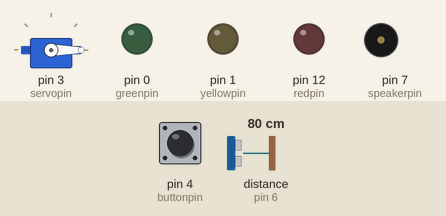
Bench run of a sketch on a simulated Arduino Uno, built with avr-gcc and run on an emulated ATmega328P. Parts: servo, output pins drawn as LEDs (lit = HIGH), buzzer (waves = sounding, pin HIGH). Inputs (shaded band) come from the test bench; at power-on: pin 4 (buttonpin) HIGH, distance to the obstacle (sensor on pin 6) 80 cm. The echo pulse lasts 58.3 µs per cm; pins used as bus, display or sensor lines are not drawn.

Above: at 4.2 s.
4.3 s: pin 4 (buttonpin) pulled LOW for 0.15 s
At 5.7 s:
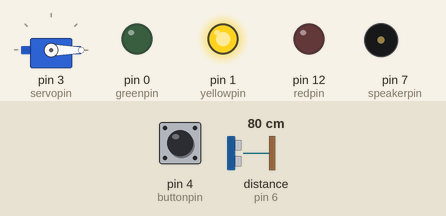
6.0 s: pin 4 (buttonpin) pulsed LOW 5 times (0.12 s each, 0.3 s apart)
At 7.4 s:
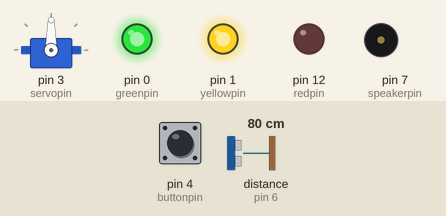
9.0 s: pin 4 (buttonpin) pulled LOW for 3.2 s
At 9.25 s:
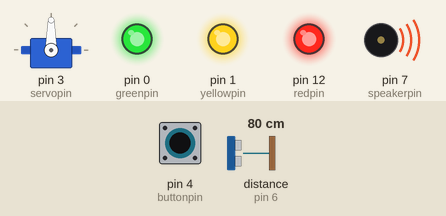
Timing chart, 0 to 13.7 s (numbered marks = the images above; inputs shaded):
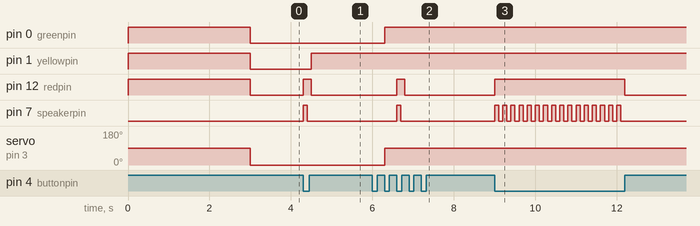

The sketch:

Trafiic-part2.ino
```cpp
#include "Servo.h"

const int redpin = 12;
const int yellowpin = 1;
const int greenpin = 0;
const int buttonpin = 4;
const int speakerpin = 7;
const int trigpin = 5;
const int echopin = 6;
const int servopin = 3;

int currentlight = redpin;
bool isbuttonpressed = false;
int distance = 0;

Servo servo;

void setup() {
  pinMode(redpin, OUTPUT);
  pinMode(yellowpin, OUTPUT);
  pinMode(greenpin, OUTPUT);
  pinMode(buttonpin, INPUT_PULLUP);
  pinMode(speakerpin, OUTPUT);
  pinMode(trigpin, OUTPUT);
  pinMode(echopin, INPUT);

  servo.attach(servopin);

  digitalWrite(redpin, HIGH);
  digitalWrite(yellowpin, HIGH);
  digitalWrite(greenpin, HIGH);
  delay(3000); // Turn on all lights for 3 seconds
  digitalWrite(redpin, LOW);
  digitalWrite(yellowpin, LOW);
  digitalWrite(greenpin, LOW);
  servo.write(0);
}

void loop() {
  if (digitalRead(buttonpin) == LOW && !isbuttonpressed) {
    isbuttonpressed = true;

    if (currentlight == redpin) {
      digitalWrite(redpin, HIGH);
      while (digitalRead(buttonpin) == LOW) {
        digitalWrite(speakerpin, HIGH);
        delay(100);
        digitalWrite(speakerpin, LOW);
        delay(100);
      }
      digitalWrite(redpin, LOW);
      digitalWrite(yellowpin, HIGH);
    } else if (currentlight == yellowpin) {
      ultrasonicDetection();
    } else {
      digitalWrite(greenpin, HIGH);
      servo.write(90); // Adjust the angle as needed
      while (digitalRead(buttonpin) == LOW) {
        // Keep the servo running
      }
    }

    currentlight = (currentlight == redpin) ? yellowpin : (currentlight == yellowpin) ? greenpin : redpin;

  } else if (digitalRead(buttonpin) == HIGH) {
    isbuttonpressed = false;
  }
}

void ultrasonicDetection() {
  digitalWrite(trigpin, LOW);
  delayMicroseconds(2);

  digitalWrite(trigpin, HIGH);
  delayMicroseconds(10);

  digitalWrite(trigpin, LOW);

  distance = pulseIn(echopin, HIGH) / 58;

  if (distance <= 3) { // Detects objects within 3 cm
    digitalWrite(speakerpin, HIGH);
    delay(2000); // Buzz the buzzer for 2 seconds
    digitalWrite(speakerpin, LOW);
  }
}
```

Measured:
- after the input at 4.3 s, pin 1 (yellowpin): LOW → HIGH after 0.20 s; pin 12 (redpin): LOW → HIGH at once, → LOW 0.20 s later; pin 7 (speakerpin): LOW → HIGH at once, → LOW 0.10 s later
- after the input at 6.0 s, pin 0 (greenpin): LOW → HIGH after 0.30 s; pin 12 (redpin): LOW → HIGH after 0.60 s, → LOW 0.20 s later; pin 7 (speakerpin): LOW → HIGH after 0.60 s, → LOW 0.10 s later; servo on pin 3 (servopin): 0° → 90° after 0.30 s
- after the input at 9.0 s, pin 12 (redpin): LOW → HIGH at once, → LOW 3.2 s later; pin 7 (speakerpin): alternates HIGH for 0.10 s and LOW for 0.10 s, 32 changes in all, then stays LOW, starting at once
